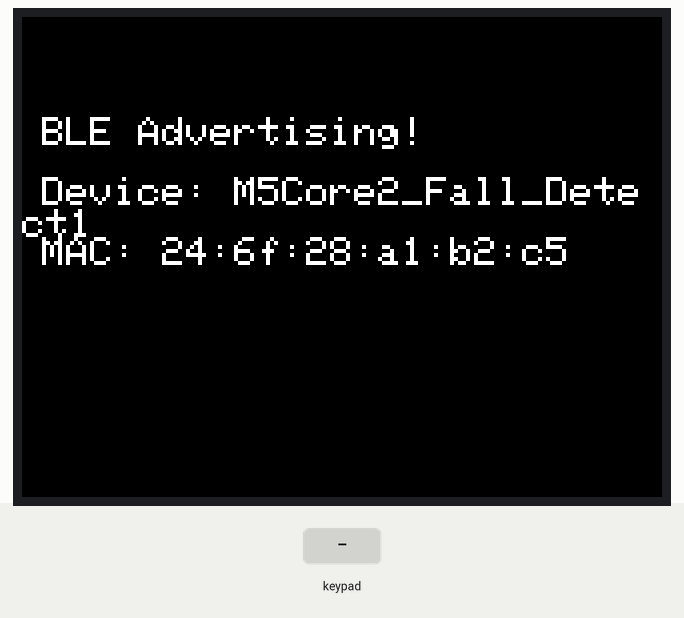
Simulated run of this sketch. Board: ESP32. Parts: 320×240 colour display. The test bench sets the inputs (shaded band). Nothing arrives over Bluetooth unless stated; a phone connects over Bluetooth LE 3 s after start.

Above: at 1.4 s.
1.5 s: key 'A' pressed
At 2.6 s:
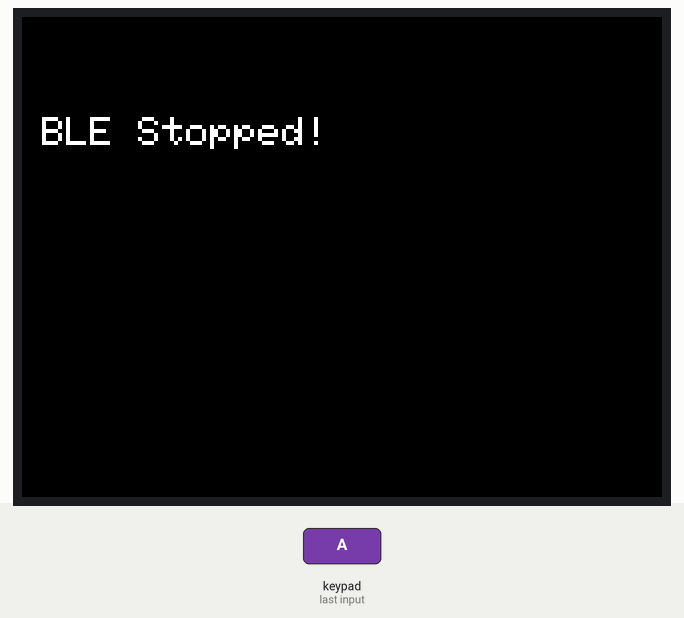
3.3 s: key 'B' pressed
At 4.0 s:
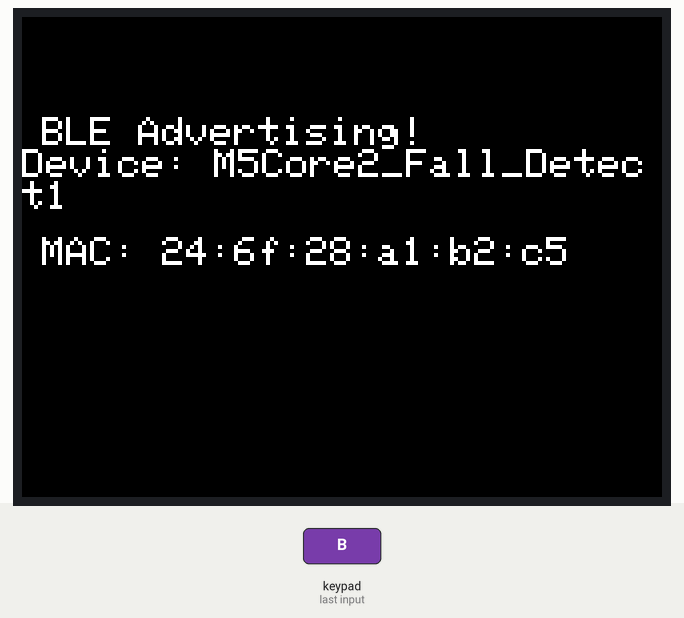
Timing chart, 0 to 6.3 s (numbered marks = the images above; inputs shaded):
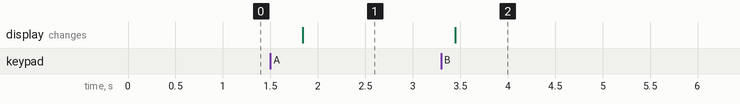

The sketch:

ble_advertisement.ino
```cpp
#include <M5Core2.h>
#include <BLEDevice.h>
#include <BLEUtils.h>
#include <BLEServer.h>

#define DEVICE_NAME "M5Core2_Fall_Detect1"

BLEAdvertising* pAdvertising;

void setup() {
    M5.begin();
    M5.Lcd.setTextSize(2);
    M5.Lcd.setCursor(10, 50);
    M5.Lcd.print("Initializing BLE...");

    BLEDevice::init(DEVICE_NAME);
    BLEServer* pServer = BLEDevice::createServer();

    pAdvertising = BLEDevice::getAdvertising();
    BLEAdvertisementData advData;
    advData.setName(DEVICE_NAME);
    pAdvertising->setAdvertisementData(advData);
    pAdvertising->start();

    String macAddress = BLEDevice::getAddress().toString().c_str();

    M5.Lcd.fillScreen(TFT_BLACK);
    M5.Lcd.setCursor(10, 50);
    M5.Lcd.print("BLE Advertising!");
    M5.Lcd.setCursor(10, 80);
    M5.Lcd.print("Device: " DEVICE_NAME);
    M5.Lcd.setCursor(10, 110);
    M5.Lcd.print("MAC: ");
    M5.Lcd.print(macAddress);

}

void loop() {
    M5.update();

    if (M5.BtnA.wasPressed()) {
        pAdvertising->stop();
        M5.Lcd.fillScreen(TFT_BLACK);
        M5.Lcd.setCursor(10, 50);
        M5.Lcd.print("BLE Stopped!");
    }

    if (M5.BtnB.wasPressed()) {
        pAdvertising->start();
        M5.Lcd.fillScreen(TFT_BLACK);
        M5.Lcd.setCursor(10, 50);
        M5.Lcd.println("BLE Advertising!");
        M5.Lcd.print("Device: " DEVICE_NAME);
        M5.Lcd.setCursor(10, 110);
        String macAddress = BLEDevice::getAddress().toString().c_str();
        M5.Lcd.print("MAC: ");
        M5.Lcd.print(macAddress);
    }

    delay(500);
}
```

Measured:
- after the input at 1.5 s, the display: changes after 0.34 s (image 1)
- after the input at 3.3 s, the display: changes after 0.15 s (image 2)
